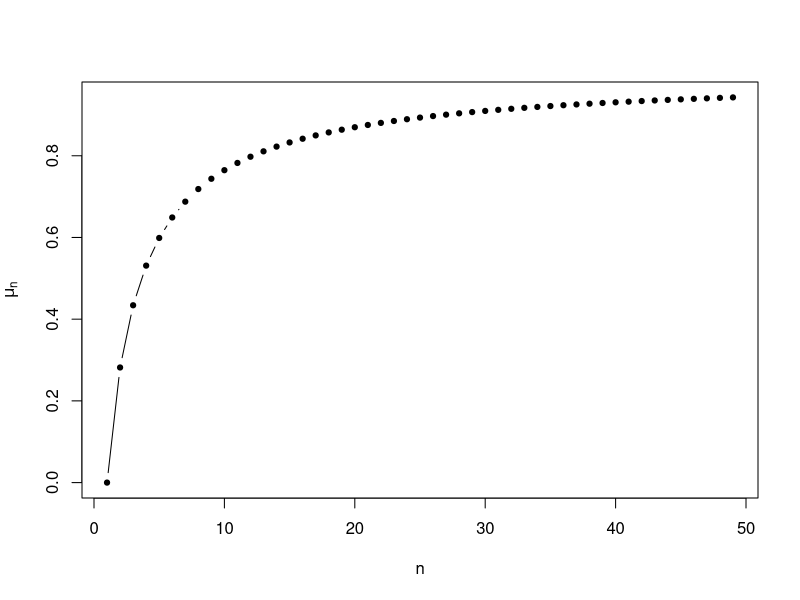

The R script that drew this image: (Note: this script raises an error after producing the figure.)
library(here)

fn <- here("images", "nesterov-weights.pdf")

draw_canvas_bg <- function(col = "white") {
  rect(par("usr")[1], par("usr")[3], par("usr")[2], par("usr")[4], col = col)
}

n <- 50
k <- 1:n
mu <- a <- double(n)
a[1] <- 1

for (k in seq_len(n - 1)) {
  a[k + 1] <- (1 + sqrt(1 + 4 * a[k]^2)) / 2
  mu[k] <- (a[k] - 1) / a[k + 1]
}

k <- 1:n

pdf(fn, width = 2.4, height = 2.9, pointsize = 7)
plot(
  1:(n - 1),
  mu[-n],
  type = "b",
  pch = 19,
  cex = 0.7,
  ylab = expression(mu[n]),
  xlab = expression(n),
  col = "steelblue4"
)
draw_canvas_bg()
points(
  1:(n - 1),
  mu[-n],
  type = "b",
  pch = 19,
  cex = 0.7,
  ylab = expression(mu[n]),
  xlab = expression(n)
)
dev.off()
knitr::plot_crop(fn)
